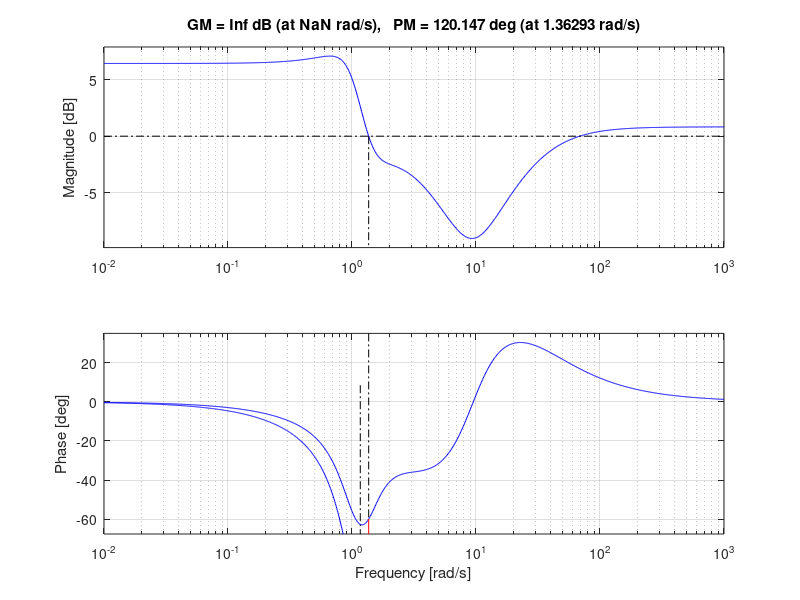

Write the MATLAB code that produced this figure.
%% Zadaca 6.1

s  = tf('s');
Go = 26 / (s*(s+2));
margin(Go);

Kv = 459;
e = 1/Kv;

%% Zadaca 6.2

s = tf('s');

Gd = (s+3)/(s+30);
Gi = 3/30 * (s+30)/(s+3);

margin(Gd);
hold on
margin(Gi);
hold off

Go = 1/(s^2 + 0.8*s +1);    
margin(Go);
hold on
margin(Go + Gi + Gd)
